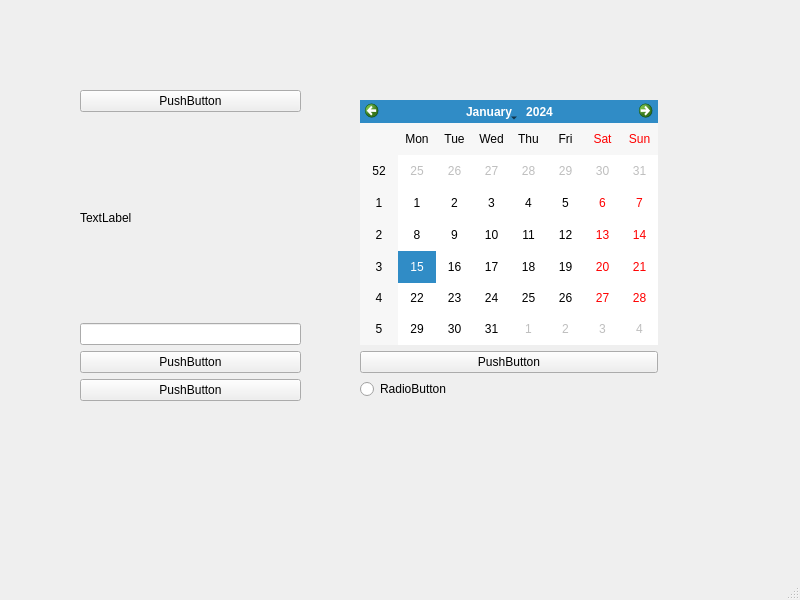
<?xml version="1.0" encoding="UTF-8"?>
<ui version="4.0">
 <class>MainWindow</class>
 <widget class="QMainWindow" name="MainWindow">
  <property name="geometry">
   <rect>
    <x>0</x>
    <y>0</y>
    <width>800</width>
    <height>600</height>
   </rect>
  </property>
  <property name="windowTitle">
   <string>MainWindow</string>
  </property>
  <widget class="QWidget" name="centralwidget">
   <widget class="QWidget" name="verticalLayoutWidget">
    <property name="geometry">
     <rect>
      <x>80</x>
      <y>90</y>
      <width>221</width>
      <height>311</height>
     </rect>
    </property>
    <layout class="QVBoxLayout" name="verticalLayout">
     <item>
      <widget class="QPushButton" name="pushButton">
       <property name="text">
        <string>PushButton</string>
       </property>
      </widget>
     </item>
     <item>
      <widget class="QLabel" name="label">
       <property name="text">
        <string>TextLabel</string>
       </property>
      </widget>
     </item>
     <item>
      <widget class="QLineEdit" name="lineEdit"/>
     </item>
     <item>
      <widget class="QPushButton" name="pushButton_2">
       <property name="text">
        <string>PushButton</string>
       </property>
      </widget>
     </item>
     <item>
      <widget class="QPushButton" name="pushButton_3">
       <property name="text">
        <string>PushButton</string>
       </property>
      </widget>
     </item>
    </layout>
   </widget>
   <widget class="QWidget" name="">
    <property name="geometry">
     <rect>
      <x>360</x>
      <y>100</y>
      <width>298</width>
      <height>299</height>
     </rect>
    </property>
    <layout class="QVBoxLayout" name="verticalLayout_2">
     <item>
      <widget class="QCalendarWidget" name="calendarWidget"/>
     </item>
     <item>
      <widget class="QPushButton" name="pushButton_4">
       <property name="text">
        <string>PushButton</string>
       </property>
      </widget>
     </item>
     <item>
      <widget class="QRadioButton" name="radioButton">
       <property name="text">
        <string>RadioButton</string>
       </property>
      </widget>
     </item>
    </layout>
   </widget>
  </widget>
  <widget class="QMenuBar" name="menubar">
   <property name="geometry">
    <rect>
     <x>0</x>
     <y>0</y>
     <width>800</width>
     <height>26</height>
    </rect>
   </property>
  </widget>
  <widget class="QStatusBar" name="statusbar"/>
 </widget>
 <resources/>
 <connections/>
</ui>
